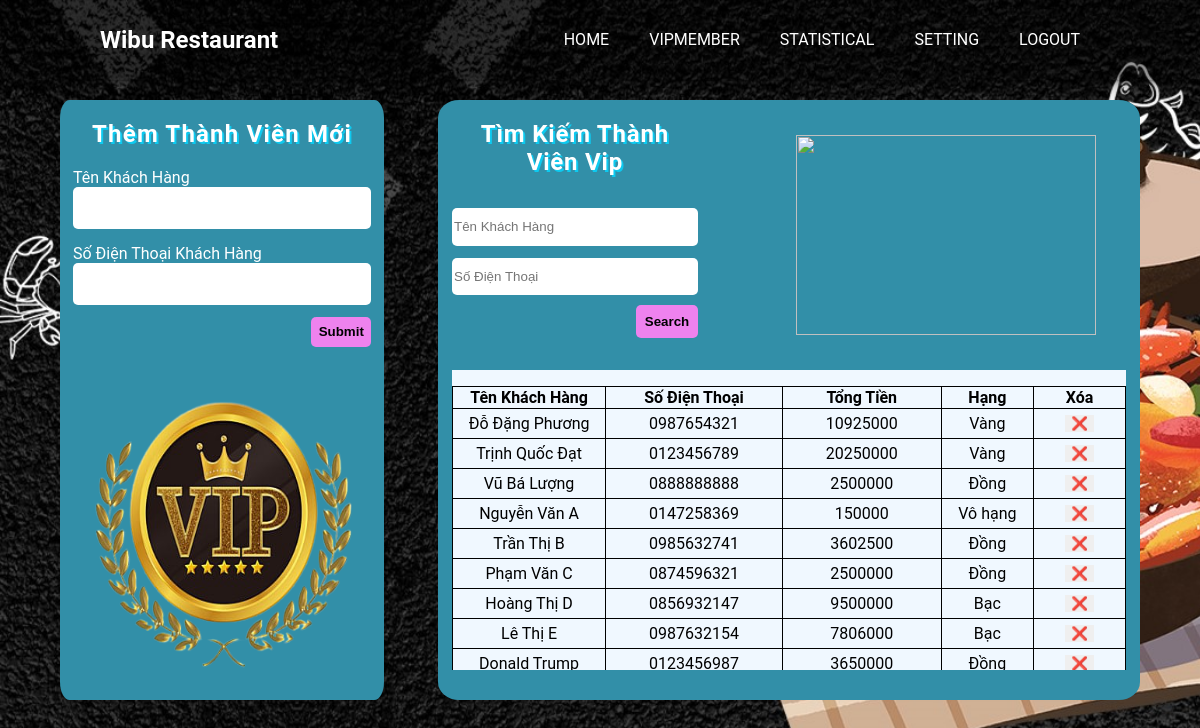
Screenshot of /view/vipmember.php (signed in) with the database file from the repository.
### tables this page shows
CREATE TABLE `khach_hang` (
  `MA_KHACH_HANG` int(11) NOT NULL,
  `TEN_KHACH_HANG` varchar(255) DEFAULT NULL,
  `SO_DIEN_THOAI` varchar(255) DEFAULT NULL,
  `TONG_TIEN` int(255) DEFAULT NULL,
  `DEL` int(255) DEFAULT NULL
);

### controller/vip_memberController.php (called while the page is built, shortened)
<?php
    function get_KH() {
        global $db;
        $query = 'SELECT * FROM khach_hang ORDER BY MA_KHACH_HANG';
        $statement = $db->prepare($query);
        $statement->execute();
        $courses = $statement->fetchAll();
        return $courses;
    }
    function get_Rank($tong_tien){
        if($tong_tien < 1000000)    return 'Vô hạng';
        if(1000000<=$tong_tien && $tong_tien<5000000) return 'Đồng';
        if(5000000<=$tong_tien && $tong_tien<10000000)   return 'Bạc';
        if($tong_tien >= 10000000)   return 'Vàng';
    }
    $KHs = get_KH();
?>

### view/vipmember.php (the view, shortened to what this page needs)
<?php include_once("layout.php") ?>
<?php
    require('../model/db.php');
    require('../controller/vip_memberController.php');
?>
<head>
  <link rel="stylesheet" href="../css/vipmember.css">
</head>
<body>
    <div class="container">
        <div class="contener_body">
            <div class="contener_middle">
                <div class="contener_middle_left">
                    <div class="contener_add_member">
                        <h2> Thêm Thành Viên Mới</h2>
                        <form action="" method="post" class="contener_add_list">
                            <div >
                                <label>Tên Khách Hàng</label>
                                <input type="text" name ="ten_KH" class="input_KH">
                            </div>
                            <div style="margin-top: 5%">
                                <label>Số Điện Thoại Khách Hàng</label>
                                <input type="text" name ="SDT" class="input_KH">
                            </div>
                            <button type= "submit" class="input_button">Submit</button>
                        </form>
                        <div class="vipmember_image">
                            <img src="../images/vipmember.png"
                            alt="2H8l7.png" style="width: 94%; height: 55%; margin-top :20px; margin-left: 10px">
                        </div>
                    </div>
                </div>
                <div class="contener_middle_right">
                    <div class="contener_middle_rtop">
                        <div class="contener_rtop_rlist">
                            <h2> Tìm Kiếm Thành Viên Vip</h2>
                            <form action="" method="post" class="contener_search">
                                <input type="text" name ="ten_KH_search" class="input_search" placeholder="Tên Khách Hàng">
                                <input type="text" name ="sdt_KH_search" class="input_search" placeholder="Số Điện Thoại">
                                <button type= "submit" name="btn"class="search_button">Search</button>
                            </form>
                        </div>
                        <div class="contener_rtop_image">
                            <img src="https://sikido.vn/uploads/source/tintuc/chu-p-a-nh2-1.jpg" style="width:300px; height:200px"/>
                        </div>
                    </div>
                    <div class="contener_middle_rbottom">
                         <div>
                            <table>
                                <thead>
                                    <tr>
                                        <th class="contener_th">Tên Khách Hàng</th>
                                        <th class="contener_th">Số Điện Thoại</th>
                                        <th class="contener_th">Tổng Tiền</th>
                                        <th class="contener_short">Hạng</th>
                                        <th class="contener_short">Xóa</th>
                                    </tr>
                                </thead>
                                <tbody>
                                    <tr>
                                        <?php if(!empty($ten_KH_search) || !empty($sdt_KH_search)) { ?>
                                            <?php if(!empty($KH_searchs)) { ?>
                                            <?php foreach ($KH_searchs as $KH) : ?>
                                                <?php $rank=get_Rank($KH['TONG_TIEN']) ?>
                                            <?php if($KH['DEL'] == 0) { ?>
                                                <div class="list__item">
                                                    <td class="contener_th"><?php echo $KH['TEN_KHACH_HANG'] ?></td>
                                                    <td class="contener_th"><?php echo $KH['SO_DIEN_THOAI'] ?></td>
                                                    <td class="contener_th"><?php echo $KH['TONG_TIEN'] ?></td>
                                                    <td class="contener_short"><?php echo $rank ?></td>
                                                </div>
                                                <div class="list__removeItem">
                                                    <form action="" method="post">
                                                        <input type="hidden" name="action" value="delete_KH">
                                                        <input type="hidden" name="ma_KH_del" value="<?= $KH['MA_KHACH_HANG']; ?>">
                                                        <td class="contener_short"><button>❌</button></td>
                                                    </form>
                                                </div>
                                    </tr>
                                            <?php } endforeach; ?>
                                            <?php } else { ?>
                                                <td>KHÔNG TÌM THẤY KHÁCH HÀNG NÀO</td>
                                            <?php } ?>
                                            <?php } else { ?>
                                            <?php if(!empty($KHs)) { ?>
                                            <?php foreach ($KHs as $KH) : ?>
                                            <?php $rank=get_Rank($KH['TONG_TIEN']) ?>
                                            <?php if($KH['DEL'] == 0) { ?>
                                                <div class="list__item">
                                                    <td class="contener_th"><?php echo $KH['TEN_KHACH_HANG'] ?></td>
                                                    <td class="contener_th"><?php echo $KH['SO_DIEN_THOAI'] ?></td>
                                                    <td class="contener_th"><?php echo $KH['TONG_TIEN'] ?></td>
                                                    <td class="contener_short"><?php echo $rank ?></td>
                                                </div>
                                                <div class="list__removeItem">
                                                    <form action="" method="post">
                                                        <td class="contener_short"><button>❌</button></td>
                                                    </form>
                                                </div>
                                        </tr>
                                            <?php } endforeach; ?>
                                            <?php } else { ?>
                                                <td>CHƯA CÓ KHÁCH HÀNG NÀO</td>
                                            <?php } ?>
                                        <?php } ?>
                                </tbody>
                            </table>
                        </div>
                    </div>
                </div>
            </div>
        </div>
    </div>
</body>
</html>

### css/layout.css (style rules this page uses)
body { margin: 0; padding: 0; font-family: 'Roboto', sans-serif; }

### css/vipmember.css (style rules this page uses)
.contener_body { margin: 100px 5% 0px; color: #fff; border-radius: 2px; position: fixed; }
.contener_middle { height:600px; }
.contener_middle_left { float: left; width: 30%; height: 600px; background-color: #328fa8; border-radius: 3%; }
.contener_add_member { margin: 0 4%; }
.contener_add_member h2 { text-align: center; letter-spacing: .05em; text-shadow: 2px 2px #0dcaf0 }
.input_KH { width: 100%; height: 7%; border-radius: 5px; border: none; }
.input_button { margin-top: 4%; border-radius: 5px; border:none; width: 20%; height: 5%; float: right; font-weight: 700; background-color: violet; }
.vipmember_image { width: 100%; }
.contener_middle_right { float: right; width: 65%; height: 600px; border-radius: 3%; background-color: #328fa8; }
.contener_middle_rtop { height: 270px; width: 100%; display: flex; }
.contener_rtop_rlist { width: 35%; height: 250px; margin: 0 2%; }
.contener_rtop_rlist { float: left; text-align: center; letter-spacing: .05em; text-shadow: 2px 2px #0dcaf0 }
.input_search { width: 100%; height: 15%; margin-top: 5%; border-radius: 5px; border: none; }
.search_button { margin-top: 4%; border-radius: 5px; width: 25%; height: 13%; float: right; background-color: violet; border: none; font-weight: 700; }
.contener_rtop_image { margin-left: 12%; display: flex; justify-content: center; align-items: center; }
.contener_middle_rbottom { margin: 0 2%; background-color: aliceblue; max-height: 300px; overflow: auto; }
.contener_th { text-align: center; width: 10%; }
table { border-radius: 2%; width: 100%; }
table, th, td { border: thin solid black; border-collapse: collapse; }
td { padding: 5px 0px; }
.contener_short { text-align: center; width: 6%; }
.contener_short > button { border: none; }

### view/layout.php (style rules this page uses)
body { width: 100%; height: 100vh; box-sizing: border-box; background: url("../images/background.jpg"); background-size: cover; background-attachment: fixed; }

### rows the page displays
khach_hang: TEN_KHACH_HANG "Đỗ Đặng Phương", SO_DIEN_THOAI "0987654321", TONG_TIEN "10925000", TONG_TIEN "Vàng"
khach_hang: TEN_KHACH_HANG "Trịnh Quốc Đạt", SO_DIEN_THOAI "0123456789", TONG_TIEN "20250000", TONG_TIEN "Vàng"
khach_hang: TEN_KHACH_HANG "Vũ Bá Lượng", SO_DIEN_THOAI "0888888888", TONG_TIEN "2500000", TONG_TIEN "Đồng"
khach_hang: TEN_KHACH_HANG "Nguyễn Văn A", SO_DIEN_THOAI "0147258369", TONG_TIEN "150000", TONG_TIEN "Vô hạng"
khach_hang: TEN_KHACH_HANG "Trần Thị B", SO_DIEN_THOAI "0985632741", TONG_TIEN "3602500", TONG_TIEN "Đồng"
khach_hang: TEN_KHACH_HANG "Phạm Văn C", SO_DIEN_THOAI "0874596321", TONG_TIEN "2500000", TONG_TIEN "Đồng"
khach_hang: TEN_KHACH_HANG "Hoàng Thị D", SO_DIEN_THOAI "0856932147", TONG_TIEN "9500000", TONG_TIEN "Bạc"
khach_hang: TEN_KHACH_HANG "Lê Thị E", SO_DIEN_THOAI "0987632154", TONG_TIEN "7806000", TONG_TIEN "Bạc"
khach_hang: TEN_KHACH_HANG "Donald Trump", SO_DIEN_THOAI "0123456987", TONG_TIEN "3650000", TONG_TIEN "Đồng"
